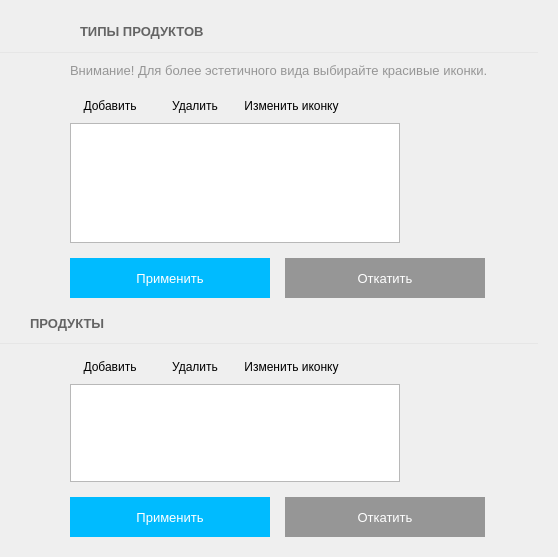
<?xml version="1.0" encoding="UTF-8"?>
<ui version="4.0">
 <class>ProductsForm</class>
 <widget class="QWidget" name="ProductsForm">
  <property name="geometry">
   <rect>
    <x>0</x>
    <y>0</y>
    <width>558</width>
    <height>557</height>
   </rect>
  </property>
  <property name="windowTitle">
   <string>Form</string>
  </property>
  <layout class="QVBoxLayout" name="verticalLayout_7">
   <property name="spacing">
    <number>10</number>
   </property>
   <property name="leftMargin">
    <number>0</number>
   </property>
   <property name="topMargin">
    <number>20</number>
   </property>
   <property name="rightMargin">
    <number>20</number>
   </property>
   <property name="bottomMargin">
    <number>20</number>
   </property>
   <item>
    <layout class="QHBoxLayout" name="horizontalLayout">
     <property name="leftMargin">
      <number>30</number>
     </property>
     <item>
      <widget class="QPushButton" name="back_but">
       <property name="cursor">
        <cursorShape>PointingHandCursor</cursorShape>
       </property>
       <property name="text">
        <string/>
       </property>
       <property name="icon">
        <iconset resource="../clientresources.qrc">
         <normaloff>:/resources/glyphs/15.png</normaloff>:/resources/glyphs/15.png</iconset>
       </property>
       <property name="flat">
        <bool>true</bool>
       </property>
      </widget>
     </item>
     <item>
      <widget class="QLabel" name="label_4">
       <property name="font">
        <font>
         <pointsize>10</pointsize>
         <weight>75</weight>
         <bold>true</bold>
        </font>
       </property>
       <property name="styleSheet">
        <string notr="true">color: rgb(100, 100, 100);</string>
       </property>
       <property name="text">
        <string>ТИПЫ ПРОДУКТОВ</string>
       </property>
      </widget>
     </item>
     <item>
      <spacer name="horizontalSpacer_2">
       <property name="orientation">
        <enum>Qt::Horizontal</enum>
       </property>
       <property name="sizeHint" stdset="0">
        <size>
         <width>40</width>
         <height>20</height>
        </size>
       </property>
      </spacer>
     </item>
    </layout>
   </item>
   <item>
    <widget class="Line" name="line">
     <property name="minimumSize">
      <size>
       <width>0</width>
       <height>1</height>
      </size>
     </property>
     <property name="maximumSize">
      <size>
       <width>16777215</width>
       <height>1</height>
      </size>
     </property>
     <property name="styleSheet">
      <string notr="true">background-color:rgba(230, 230, 230, 255);
</string>
     </property>
     <property name="lineWidth">
      <number>0</number>
     </property>
     <property name="orientation">
      <enum>Qt::Horizontal</enum>
     </property>
    </widget>
   </item>
   <item>
    <layout class="QHBoxLayout" name="horizontalLayout_6">
     <property name="spacing">
      <number>20</number>
     </property>
     <property name="leftMargin">
      <number>30</number>
     </property>
     <property name="topMargin">
      <number>0</number>
     </property>
     <item>
      <layout class="QVBoxLayout" name="verticalLayout_4">
       <property name="spacing">
        <number>5</number>
       </property>
       <property name="topMargin">
        <number>0</number>
       </property>
       <property name="rightMargin">
        <number>0</number>
       </property>
       <item>
        <widget class="QLabel" name="label_6">
         <property name="pixmap">
          <pixmap resource="../clientresources.qrc">:/resources/glyphs/69.png</pixmap>
         </property>
         <property name="alignment">
          <set>Qt::AlignLeading|Qt::AlignLeft|Qt::AlignTop</set>
         </property>
        </widget>
       </item>
       <item>
        <spacer name="verticalSpacer_2">
         <property name="orientation">
          <enum>Qt::Vertical</enum>
         </property>
         <property name="sizeHint" stdset="0">
          <size>
           <width>20</width>
           <height>40</height>
          </size>
         </property>
        </spacer>
       </item>
      </layout>
     </item>
     <item>
      <layout class="QVBoxLayout" name="verticalLayout_5" stretch="0,0,0">
       <property name="spacing">
        <number>15</number>
       </property>
       <property name="sizeConstraint">
        <enum>QLayout::SetDefaultConstraint</enum>
       </property>
       <item>
        <widget class="QLabel" name="label_7">
         <property name="font">
          <font>
           <pointsize>10</pointsize>
          </font>
         </property>
         <property name="text">
          <string>&lt;html&gt;&lt;head/&gt;&lt;body&gt;&lt;p&gt;&lt;span style=&quot; color:#969696;&quot;&gt;Внимание! Для более эстетичного вида выбирайте красивые иконки.&lt;/span&gt;&lt;/p&gt;&lt;/body&gt;&lt;/html&gt;</string>
         </property>
         <property name="wordWrap">
          <bool>true</bool>
         </property>
        </widget>
       </item>
       <item>
        <layout class="QHBoxLayout" name="horizontalLayout_7">
         <property name="spacing">
          <number>10</number>
         </property>
         <property name="rightMargin">
          <number>0</number>
         </property>
         <property name="bottomMargin">
          <number>0</number>
         </property>
         <item>
          <layout class="QVBoxLayout" name="verticalLayout_6">
           <property name="spacing">
            <number>5</number>
           </property>
           <property name="rightMargin">
            <number>0</number>
           </property>
           <property name="bottomMargin">
            <number>0</number>
           </property>
           <item>
            <layout class="QHBoxLayout" name="horizontalLayout_8">
             <property name="spacing">
              <number>5</number>
             </property>
             <property name="bottomMargin">
              <number>0</number>
             </property>
             <item>
              <widget class="QPushButton" name="add_product_type_but">
               <property name="minimumSize">
                <size>
                 <width>0</width>
                 <height>25</height>
                </size>
               </property>
               <property name="cursor">
                <cursorShape>PointingHandCursor</cursorShape>
               </property>
               <property name="text">
                <string>Добавить</string>
               </property>
               <property name="icon">
                <iconset resource="../clientresources.qrc">
                 <normaloff>:/resources/glyphs/36.png</normaloff>:/resources/glyphs/36.png</iconset>
               </property>
               <property name="flat">
                <bool>true</bool>
               </property>
              </widget>
             </item>
             <item>
              <widget class="QPushButton" name="delete_product_type_but">
               <property name="minimumSize">
                <size>
                 <width>0</width>
                 <height>25</height>
                </size>
               </property>
               <property name="cursor">
                <cursorShape>PointingHandCursor</cursorShape>
               </property>
               <property name="text">
                <string>Удалить</string>
               </property>
               <property name="icon">
                <iconset resource="../clientresources.qrc">
                 <normaloff>:/resources/glyphs/37.png</normaloff>:/resources/glyphs/37.png</iconset>
               </property>
               <property name="flat">
                <bool>true</bool>
               </property>
              </widget>
             </item>
             <item>
              <widget class="QPushButton" name="change_product_type_icon_but">
               <property name="minimumSize">
                <size>
                 <width>0</width>
                 <height>25</height>
                </size>
               </property>
               <property name="cursor">
                <cursorShape>PointingHandCursor</cursorShape>
               </property>
               <property name="text">
                <string>Изменить иконку</string>
               </property>
               <property name="icon">
                <iconset resource="../clientresources.qrc">
                 <normaloff>:/resources/glyphs/18.png</normaloff>:/resources/glyphs/18.png</iconset>
               </property>
               <property name="flat">
                <bool>true</bool>
               </property>
              </widget>
             </item>
             <item>
              <spacer name="horizontalSpacer_4">
               <property name="orientation">
                <enum>Qt::Horizontal</enum>
               </property>
               <property name="sizeHint" stdset="0">
                <size>
                 <width>40</width>
                 <height>20</height>
                </size>
               </property>
              </spacer>
             </item>
            </layout>
           </item>
           <item>
            <widget class="QTableView" name="product_types_table">
             <property name="selectionMode">
              <enum>QAbstractItemView::ContiguousSelection</enum>
             </property>
             <property name="selectionBehavior">
              <enum>QAbstractItemView::SelectRows</enum>
             </property>
             <property name="sortingEnabled">
              <bool>true</bool>
             </property>
             <attribute name="horizontalHeaderStretchLastSection">
              <bool>true</bool>
             </attribute>
             <attribute name="verticalHeaderVisible">
              <bool>false</bool>
             </attribute>
             <attribute name="verticalHeaderHighlightSections">
              <bool>false</bool>
             </attribute>
            </widget>
           </item>
          </layout>
         </item>
         <item>
          <widget class="QLabel" name="product_type_icon">
           <property name="minimumSize">
            <size>
             <width>128</width>
             <height>128</height>
            </size>
           </property>
           <property name="maximumSize">
            <size>
             <width>128</width>
             <height>128</height>
            </size>
           </property>
           <property name="text">
            <string/>
           </property>
           <property name="scaledContents">
            <bool>true</bool>
           </property>
          </widget>
         </item>
        </layout>
       </item>
       <item>
        <layout class="QHBoxLayout" name="horizontalLayout_9">
         <item>
          <widget class="QPushButton" name="types_submit_but">
           <property name="minimumSize">
            <size>
             <width>200</width>
             <height>40</height>
            </size>
           </property>
           <property name="font">
            <font>
             <pointsize>10</pointsize>
            </font>
           </property>
           <property name="styleSheet">
            <string notr="true">QAbstractButton{
color: rgb(255, 255, 255);
border:none;
	background-color: rgb(0, 187, 255);
}
QAbstractButton:hover{
/*background-color: rgb(255, 170, 0);*/
	background-color: rgb(0, 187, 255, 50%);

}</string>
           </property>
           <property name="text">
            <string>Применить</string>
           </property>
          </widget>
         </item>
         <item>
          <widget class="QPushButton" name="types_revert_but">
           <property name="minimumSize">
            <size>
             <width>200</width>
             <height>40</height>
            </size>
           </property>
           <property name="font">
            <font>
             <pointsize>10</pointsize>
            </font>
           </property>
           <property name="styleSheet">
            <string notr="true">QAbstractButton{
color: rgb(255, 255, 255);
border:none;
background-color: rgb(150, 150, 150);

}
QAbstractButton:hover{
/*background-color: rgb(255, 170, 0);*/
background-color: rgb(150, 150, 150, 50%);

}</string>
           </property>
           <property name="text">
            <string>Откатить</string>
           </property>
          </widget>
         </item>
         <item>
          <spacer name="horizontalSpacer_5">
           <property name="orientation">
            <enum>Qt::Horizontal</enum>
           </property>
           <property name="sizeHint" stdset="0">
            <size>
             <width>40</width>
             <height>20</height>
            </size>
           </property>
          </spacer>
         </item>
        </layout>
       </item>
      </layout>
     </item>
    </layout>
   </item>
   <item>
    <layout class="QHBoxLayout" name="horizontalLayout_10">
     <property name="leftMargin">
      <number>30</number>
     </property>
     <property name="topMargin">
      <number>5</number>
     </property>
     <item>
      <widget class="QLabel" name="product_label">
       <property name="font">
        <font>
         <pointsize>10</pointsize>
         <weight>75</weight>
         <bold>true</bold>
        </font>
       </property>
       <property name="styleSheet">
        <string notr="true">color: rgb(100, 100, 100);</string>
       </property>
       <property name="text">
        <string>ПРОДУКТЫ</string>
       </property>
      </widget>
     </item>
     <item>
      <spacer name="horizontalSpacer_6">
       <property name="orientation">
        <enum>Qt::Horizontal</enum>
       </property>
       <property name="sizeHint" stdset="0">
        <size>
         <width>40</width>
         <height>20</height>
        </size>
       </property>
      </spacer>
     </item>
    </layout>
   </item>
   <item>
    <widget class="Line" name="line_2">
     <property name="minimumSize">
      <size>
       <width>0</width>
       <height>1</height>
      </size>
     </property>
     <property name="maximumSize">
      <size>
       <width>16777215</width>
       <height>1</height>
      </size>
     </property>
     <property name="styleSheet">
      <string notr="true">background-color:rgba(230, 230, 230, 255);
</string>
     </property>
     <property name="lineWidth">
      <number>0</number>
     </property>
     <property name="orientation">
      <enum>Qt::Horizontal</enum>
     </property>
    </widget>
   </item>
   <item>
    <layout class="QHBoxLayout" name="horizontalLayout_2">
     <property name="spacing">
      <number>20</number>
     </property>
     <property name="leftMargin">
      <number>30</number>
     </property>
     <property name="topMargin">
      <number>0</number>
     </property>
     <item>
      <layout class="QVBoxLayout" name="verticalLayout_2">
       <property name="spacing">
        <number>5</number>
       </property>
       <property name="topMargin">
        <number>0</number>
       </property>
       <property name="rightMargin">
        <number>0</number>
       </property>
       <item>
        <widget class="QLabel" name="label_3">
         <property name="pixmap">
          <pixmap resource="../clientresources.qrc">:/resources/glyphs/55.png</pixmap>
         </property>
         <property name="alignment">
          <set>Qt::AlignLeading|Qt::AlignLeft|Qt::AlignTop</set>
         </property>
        </widget>
       </item>
       <item>
        <spacer name="verticalSpacer">
         <property name="orientation">
          <enum>Qt::Vertical</enum>
         </property>
         <property name="sizeHint" stdset="0">
          <size>
           <width>20</width>
           <height>40</height>
          </size>
         </property>
        </spacer>
       </item>
      </layout>
     </item>
     <item>
      <layout class="QVBoxLayout" name="verticalLayout" stretch="0,0">
       <property name="spacing">
        <number>15</number>
       </property>
       <property name="sizeConstraint">
        <enum>QLayout::SetDefaultConstraint</enum>
       </property>
       <item>
        <layout class="QHBoxLayout" name="horizontalLayout_3">
         <property name="spacing">
          <number>10</number>
         </property>
         <property name="rightMargin">
          <number>0</number>
         </property>
         <property name="bottomMargin">
          <number>0</number>
         </property>
         <item>
          <layout class="QVBoxLayout" name="verticalLayout_3">
           <property name="spacing">
            <number>5</number>
           </property>
           <property name="rightMargin">
            <number>0</number>
           </property>
           <property name="bottomMargin">
            <number>0</number>
           </property>
           <item>
            <layout class="QHBoxLayout" name="horizontalLayout_4">
             <property name="spacing">
              <number>5</number>
             </property>
             <property name="bottomMargin">
              <number>0</number>
             </property>
             <item>
              <widget class="QPushButton" name="add_product_but">
               <property name="minimumSize">
                <size>
                 <width>0</width>
                 <height>25</height>
                </size>
               </property>
               <property name="cursor">
                <cursorShape>PointingHandCursor</cursorShape>
               </property>
               <property name="text">
                <string>Добавить</string>
               </property>
               <property name="icon">
                <iconset resource="../clientresources.qrc">
                 <normaloff>:/resources/glyphs/36.png</normaloff>:/resources/glyphs/36.png</iconset>
               </property>
               <property name="flat">
                <bool>true</bool>
               </property>
              </widget>
             </item>
             <item>
              <widget class="QPushButton" name="delete_product_but">
               <property name="minimumSize">
                <size>
                 <width>0</width>
                 <height>25</height>
                </size>
               </property>
               <property name="cursor">
                <cursorShape>PointingHandCursor</cursorShape>
               </property>
               <property name="text">
                <string>Удалить</string>
               </property>
               <property name="icon">
                <iconset resource="../clientresources.qrc">
                 <normaloff>:/resources/glyphs/37.png</normaloff>:/resources/glyphs/37.png</iconset>
               </property>
               <property name="flat">
                <bool>true</bool>
               </property>
              </widget>
             </item>
             <item>
              <widget class="QPushButton" name="change_product_icon_but">
               <property name="minimumSize">
                <size>
                 <width>0</width>
                 <height>25</height>
                </size>
               </property>
               <property name="cursor">
                <cursorShape>PointingHandCursor</cursorShape>
               </property>
               <property name="text">
                <string>Изменить иконку</string>
               </property>
               <property name="icon">
                <iconset resource="../clientresources.qrc">
                 <normaloff>:/resources/glyphs/18.png</normaloff>:/resources/glyphs/18.png</iconset>
               </property>
               <property name="flat">
                <bool>true</bool>
               </property>
              </widget>
             </item>
             <item>
              <spacer name="horizontalSpacer_3">
               <property name="orientation">
                <enum>Qt::Horizontal</enum>
               </property>
               <property name="sizeHint" stdset="0">
                <size>
                 <width>40</width>
                 <height>20</height>
                </size>
               </property>
              </spacer>
             </item>
            </layout>
           </item>
           <item>
            <widget class="QTableView" name="products_table">
             <property name="selectionMode">
              <enum>QAbstractItemView::ContiguousSelection</enum>
             </property>
             <property name="selectionBehavior">
              <enum>QAbstractItemView::SelectRows</enum>
             </property>
             <property name="sortingEnabled">
              <bool>true</bool>
             </property>
             <attribute name="horizontalHeaderStretchLastSection">
              <bool>true</bool>
             </attribute>
             <attribute name="verticalHeaderVisible">
              <bool>false</bool>
             </attribute>
             <attribute name="verticalHeaderHighlightSections">
              <bool>false</bool>
             </attribute>
            </widget>
           </item>
          </layout>
         </item>
         <item>
          <widget class="QLabel" name="product_icon">
           <property name="minimumSize">
            <size>
             <width>128</width>
             <height>128</height>
            </size>
           </property>
           <property name="maximumSize">
            <size>
             <width>128</width>
             <height>128</height>
            </size>
           </property>
           <property name="text">
            <string/>
           </property>
           <property name="scaledContents">
            <bool>true</bool>
           </property>
          </widget>
         </item>
        </layout>
       </item>
       <item>
        <layout class="QHBoxLayout" name="horizontalLayout_5">
         <item>
          <widget class="QPushButton" name="product_suubmit_but">
           <property name="minimumSize">
            <size>
             <width>200</width>
             <height>40</height>
            </size>
           </property>
           <property name="font">
            <font>
             <pointsize>10</pointsize>
            </font>
           </property>
           <property name="styleSheet">
            <string notr="true">QAbstractButton{
color: rgb(255, 255, 255);
border:none;
	background-color: rgb(0, 187, 255);
}
QAbstractButton:hover{
/*background-color: rgb(255, 170, 0);*/
	background-color: rgb(0, 187, 255, 50%);

}</string>
           </property>
           <property name="text">
            <string>Применить</string>
           </property>
          </widget>
         </item>
         <item>
          <widget class="QPushButton" name="product_revert_but">
           <property name="minimumSize">
            <size>
             <width>200</width>
             <height>40</height>
            </size>
           </property>
           <property name="font">
            <font>
             <pointsize>10</pointsize>
            </font>
           </property>
           <property name="styleSheet">
            <string notr="true">QAbstractButton{
color: rgb(255, 255, 255);
border:none;
background-color: rgb(150, 150, 150);

}
QAbstractButton:hover{
/*background-color: rgb(255, 170, 0);*/
background-color: rgb(150, 150, 150, 50%);

}</string>
           </property>
           <property name="text">
            <string>Откатить</string>
           </property>
          </widget>
         </item>
         <item>
          <spacer name="horizontalSpacer">
           <property name="orientation">
            <enum>Qt::Horizontal</enum>
           </property>
           <property name="sizeHint" stdset="0">
            <size>
             <width>40</width>
             <height>20</height>
            </size>
           </property>
          </spacer>
         </item>
        </layout>
       </item>
      </layout>
     </item>
    </layout>
   </item>
  </layout>
 </widget>
 <resources>
  <include location="../clientresources.qrc"/>
 </resources>
 <connections/>
</ui>
